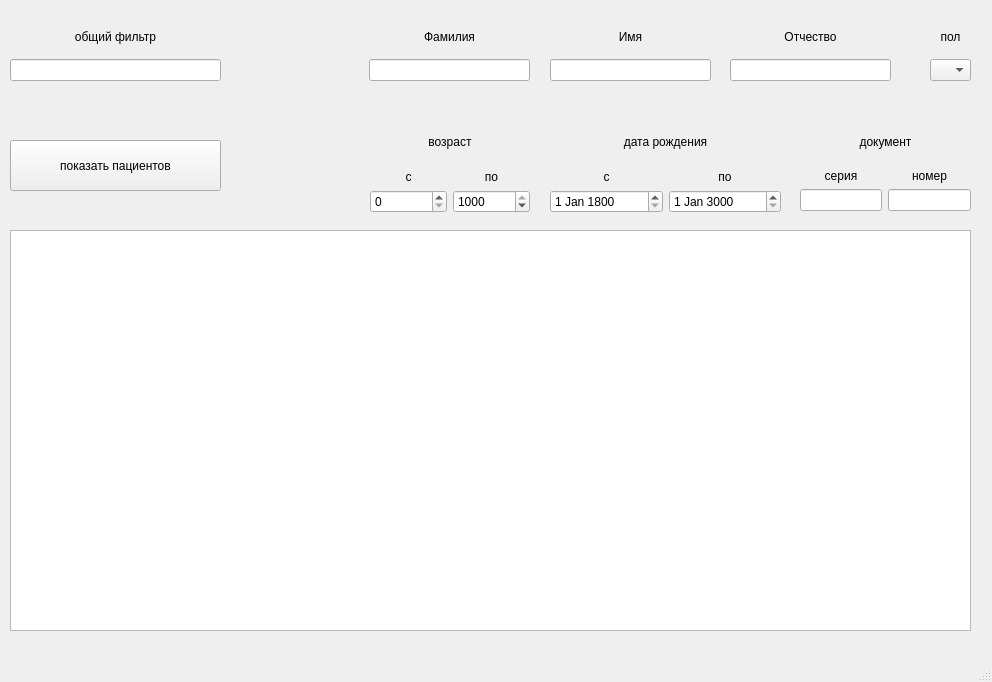
<?xml version="1.0" encoding="UTF-8"?>
<ui version="4.0">
 <class>MainWindow</class>
 <widget class="QMainWindow" name="MainWindow">
  <property name="geometry">
   <rect>
    <x>0</x>
    <y>0</y>
    <width>992</width>
    <height>682</height>
   </rect>
  </property>
  <property name="windowTitle">
   <string>MainWindow</string>
  </property>
  <widget class="QWidget" name="centralwidget">
   <widget class="QWidget" name="verticalLayoutWidget">
    <property name="geometry">
     <rect>
      <x>369</x>
      <y>20</y>
      <width>161</width>
      <height>61</height>
     </rect>
    </property>
    <layout class="QVBoxLayout" name="verticalLayout">
     <item>
      <widget class="QLabel" name="label">
       <property name="maximumSize">
        <size>
         <width>16777215</width>
         <height>82</height>
        </size>
       </property>
       <property name="text">
        <string>Фамилия</string>
       </property>
       <property name="alignment">
        <set>Qt::AlignCenter</set>
       </property>
      </widget>
     </item>
     <item>
      <widget class="QLineEdit" name="lastName"/>
     </item>
    </layout>
   </widget>
   <widget class="QWidget" name="verticalLayoutWidget_2">
    <property name="geometry">
     <rect>
      <x>550</x>
      <y>20</y>
      <width>161</width>
      <height>61</height>
     </rect>
    </property>
    <layout class="QVBoxLayout" name="verticalLayout_2">
     <item>
      <widget class="QLabel" name="label_2">
       <property name="maximumSize">
        <size>
         <width>16777215</width>
         <height>82</height>
        </size>
       </property>
       <property name="text">
        <string>Имя</string>
       </property>
       <property name="alignment">
        <set>Qt::AlignCenter</set>
       </property>
      </widget>
     </item>
     <item>
      <widget class="QLineEdit" name="firstName"/>
     </item>
    </layout>
   </widget>
   <widget class="QWidget" name="verticalLayoutWidget_3">
    <property name="geometry">
     <rect>
      <x>730</x>
      <y>20</y>
      <width>161</width>
      <height>61</height>
     </rect>
    </property>
    <layout class="QVBoxLayout" name="verticalLayout_3">
     <item>
      <widget class="QLabel" name="label_3">
       <property name="maximumSize">
        <size>
         <width>16777215</width>
         <height>82</height>
        </size>
       </property>
       <property name="text">
        <string>Отчество</string>
       </property>
       <property name="alignment">
        <set>Qt::AlignCenter</set>
       </property>
      </widget>
     </item>
     <item>
      <widget class="QLineEdit" name="patrName"/>
     </item>
    </layout>
   </widget>
   <widget class="QWidget" name="verticalLayoutWidget_4">
    <property name="geometry">
     <rect>
      <x>930</x>
      <y>20</y>
      <width>41</width>
      <height>61</height>
     </rect>
    </property>
    <layout class="QVBoxLayout" name="verticalLayout_4">
     <item>
      <widget class="QLabel" name="label_4">
       <property name="maximumSize">
        <size>
         <width>16777215</width>
         <height>82</height>
        </size>
       </property>
       <property name="text">
        <string>пол</string>
       </property>
       <property name="alignment">
        <set>Qt::AlignCenter</set>
       </property>
      </widget>
     </item>
     <item>
      <widget class="QComboBox" name="gender"/>
     </item>
    </layout>
   </widget>
   <widget class="QPushButton" name="showTableButton">
    <property name="geometry">
     <rect>
      <x>10</x>
      <y>140</y>
      <width>211</width>
      <height>51</height>
     </rect>
    </property>
    <property name="text">
     <string>показать пациентов</string>
    </property>
   </widget>
   <widget class="QTableView" name="tableView">
    <property name="geometry">
     <rect>
      <x>10</x>
      <y>230</y>
      <width>961</width>
      <height>401</height>
     </rect>
    </property>
    <property name="sizePolicy">
     <sizepolicy hsizetype="Expanding" vsizetype="Expanding">
      <horstretch>0</horstretch>
      <verstretch>0</verstretch>
     </sizepolicy>
    </property>
   </widget>
   <widget class="QWidget" name="verticalLayoutWidget_5">
    <property name="geometry">
     <rect>
      <x>800</x>
      <y>120</y>
      <width>171</width>
      <height>91</height>
     </rect>
    </property>
    <layout class="QVBoxLayout" name="verticalLayout_5">
     <item>
      <widget class="QLabel" name="label_5">
       <property name="text">
        <string>документ</string>
       </property>
       <property name="alignment">
        <set>Qt::AlignCenter</set>
       </property>
      </widget>
     </item>
     <item>
      <layout class="QHBoxLayout" name="horizontalLayout">
       <item>
        <layout class="QVBoxLayout" name="verticalLayout_10">
         <item>
          <widget class="QLabel" name="label_7">
           <property name="text">
            <string>серия</string>
           </property>
           <property name="alignment">
            <set>Qt::AlignCenter</set>
           </property>
          </widget>
         </item>
         <item>
          <widget class="QLineEdit" name="document_serial"/>
         </item>
        </layout>
       </item>
       <item>
        <layout class="QVBoxLayout" name="verticalLayout_9">
         <item>
          <widget class="QLabel" name="label_6">
           <property name="text">
            <string>номер</string>
           </property>
           <property name="alignment">
            <set>Qt::AlignCenter</set>
           </property>
          </widget>
         </item>
         <item>
          <widget class="QLineEdit" name="document_number"/>
         </item>
        </layout>
       </item>
      </layout>
     </item>
    </layout>
   </widget>
   <widget class="QWidget" name="verticalLayoutWidget_8">
    <property name="geometry">
     <rect>
      <x>10</x>
      <y>20</y>
      <width>211</width>
      <height>61</height>
     </rect>
    </property>
    <layout class="QVBoxLayout" name="verticalLayout_11">
     <item>
      <widget class="QLabel" name="label_8">
       <property name="maximumSize">
        <size>
         <width>16777215</width>
         <height>82</height>
        </size>
       </property>
       <property name="text">
        <string>общий фильтр</string>
       </property>
       <property name="alignment">
        <set>Qt::AlignCenter</set>
       </property>
      </widget>
     </item>
     <item>
      <widget class="QLineEdit" name="common_filter"/>
     </item>
    </layout>
   </widget>
   <widget class="QWidget" name="verticalLayoutWidget_9">
    <property name="geometry">
     <rect>
      <x>550</x>
      <y>120</y>
      <width>231</width>
      <height>93</height>
     </rect>
    </property>
    <layout class="QVBoxLayout" name="verticalLayout_12">
     <item>
      <widget class="QLabel" name="label_9">
       <property name="text">
        <string>дата рождения</string>
       </property>
       <property name="alignment">
        <set>Qt::AlignCenter</set>
       </property>
      </widget>
     </item>
     <item>
      <layout class="QHBoxLayout" name="horizontalLayout_2">
       <item>
        <layout class="QVBoxLayout" name="verticalLayout_13">
         <item>
          <widget class="QLabel" name="label_10">
           <property name="text">
            <string>с</string>
           </property>
           <property name="alignment">
            <set>Qt::AlignCenter</set>
           </property>
          </widget>
         </item>
         <item>
          <widget class="QDateEdit" name="birthDate_from">
           <property name="date">
            <date>
             <year>1800</year>
             <month>1</month>
             <day>1</day>
            </date>
           </property>
          </widget>
         </item>
        </layout>
       </item>
       <item>
        <layout class="QVBoxLayout" name="verticalLayout_14">
         <item>
          <widget class="QLabel" name="label_11">
           <property name="text">
            <string>по</string>
           </property>
           <property name="alignment">
            <set>Qt::AlignCenter</set>
           </property>
          </widget>
         </item>
         <item>
          <widget class="QDateEdit" name="birthDate_to">
           <property name="date">
            <date>
             <year>3000</year>
             <month>1</month>
             <day>1</day>
            </date>
           </property>
          </widget>
         </item>
        </layout>
       </item>
      </layout>
     </item>
    </layout>
   </widget>
   <widget class="QWidget" name="verticalLayoutWidget_12">
    <property name="geometry">
     <rect>
      <x>370</x>
      <y>120</y>
      <width>160</width>
      <height>93</height>
     </rect>
    </property>
    <layout class="QVBoxLayout" name="verticalLayout_15">
     <item>
      <widget class="QLabel" name="label_12">
       <property name="text">
        <string>возраст</string>
       </property>
       <property name="alignment">
        <set>Qt::AlignCenter</set>
       </property>
      </widget>
     </item>
     <item>
      <layout class="QHBoxLayout" name="horizontalLayout_3">
       <item>
        <layout class="QVBoxLayout" name="verticalLayout_16">
         <item>
          <widget class="QLabel" name="label_13">
           <property name="text">
            <string>с</string>
           </property>
           <property name="alignment">
            <set>Qt::AlignCenter</set>
           </property>
          </widget>
         </item>
         <item>
          <widget class="QSpinBox" name="age_from"/>
         </item>
        </layout>
       </item>
       <item>
        <layout class="QVBoxLayout" name="verticalLayout_17">
         <item>
          <widget class="QLabel" name="label_14">
           <property name="text">
            <string>по</string>
           </property>
           <property name="alignment">
            <set>Qt::AlignCenter</set>
           </property>
          </widget>
         </item>
         <item>
          <widget class="QSpinBox" name="age_to">
           <property name="maximum">
            <number>1000</number>
           </property>
           <property name="value">
            <number>1000</number>
           </property>
          </widget>
         </item>
        </layout>
       </item>
      </layout>
     </item>
    </layout>
   </widget>
   <zorder>verticalLayoutWidget</zorder>
   <zorder>verticalLayoutWidget_2</zorder>
   <zorder>verticalLayoutWidget_3</zorder>
   <zorder>verticalLayoutWidget_4</zorder>
   <zorder>showTableButton</zorder>
   <zorder>tableView</zorder>
   <zorder>verticalLayoutWidget_5</zorder>
   <zorder>label_5</zorder>
   <zorder>verticalLayoutWidget_8</zorder>
   <zorder>verticalLayoutWidget_9</zorder>
   <zorder>verticalLayoutWidget_12</zorder>
   <zorder>verticalLayoutWidget_7</zorder>
  </widget>
  <widget class="QMenuBar" name="menubar">
   <property name="geometry">
    <rect>
     <x>0</x>
     <y>0</y>
     <width>992</width>
     <height>31</height>
    </rect>
   </property>
  </widget>
  <widget class="QStatusBar" name="statusbar"/>
 </widget>
 <resources/>
 <connections/>
</ui>
